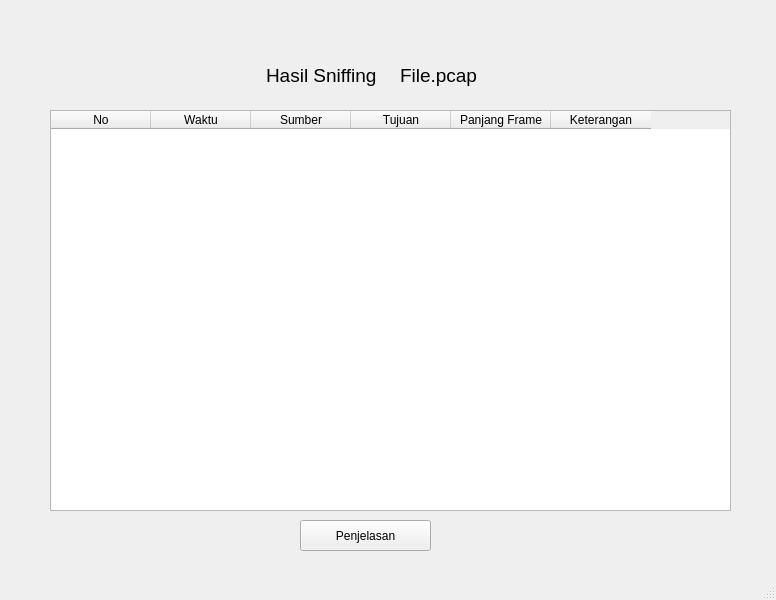
<?xml version="1.0" encoding="UTF-8"?>
<ui version="4.0">
 <class>hasil_sniff</class>
 <widget class="QMainWindow" name="hasil_sniff">
  <property name="geometry">
   <rect>
    <x>0</x>
    <y>0</y>
    <width>776</width>
    <height>600</height>
   </rect>
  </property>
  <property name="windowTitle">
   <string>Hasil Sniffing</string>
  </property>
  <widget class="QWidget" name="centralwidget">
   <widget class="QLabel" name="hasilSniffing_label">
    <property name="geometry">
     <rect>
      <x>266</x>
      <y>60</y>
      <width>121</width>
      <height>31</height>
     </rect>
    </property>
    <property name="font">
     <font>
      <pointsize>14</pointsize>
     </font>
    </property>
    <property name="text">
     <string>Hasil Sniffing </string>
    </property>
    <property name="scaledContents">
     <bool>false</bool>
    </property>
   </widget>
   <widget class="QLabel" name="nameFile_label">
    <property name="geometry">
     <rect>
      <x>400</x>
      <y>60</y>
      <width>101</width>
      <height>31</height>
     </rect>
    </property>
    <property name="font">
     <font>
      <pointsize>14</pointsize>
     </font>
    </property>
    <property name="text">
     <string>File.pcap</string>
    </property>
   </widget>
   <widget class="QTableWidget" name="pcap_table">
    <property name="enabled">
     <bool>true</bool>
    </property>
    <property name="geometry">
     <rect>
      <x>50</x>
      <y>110</y>
      <width>681</width>
      <height>401</height>
     </rect>
    </property>
    <property name="columnCount">
     <number>6</number>
    </property>
    <column>
     <property name="text">
      <string>No</string>
     </property>
    </column>
    <column>
     <property name="text">
      <string>Waktu</string>
     </property>
    </column>
    <column>
     <property name="text">
      <string>Sumber</string>
     </property>
    </column>
    <column>
     <property name="text">
      <string>Tujuan</string>
     </property>
    </column>
    <column>
     <property name="text">
      <string>Panjang Frame</string>
     </property>
    </column>
    <column>
     <property name="text">
      <string>Keterangan</string>
     </property>
    </column>
   </widget>
   <widget class="QPushButton" name="penjelasanBtn">
    <property name="geometry">
     <rect>
      <x>300</x>
      <y>520</y>
      <width>131</width>
      <height>31</height>
     </rect>
    </property>
    <property name="text">
     <string>Penjelasan</string>
    </property>
   </widget>
  </widget>
  <widget class="QMenuBar" name="menubar">
   <property name="geometry">
    <rect>
     <x>0</x>
     <y>0</y>
     <width>776</width>
     <height>22</height>
    </rect>
   </property>
  </widget>
  <widget class="QStatusBar" name="statusbar"/>
 </widget>
 <resources/>
 <connections/>
</ui>
